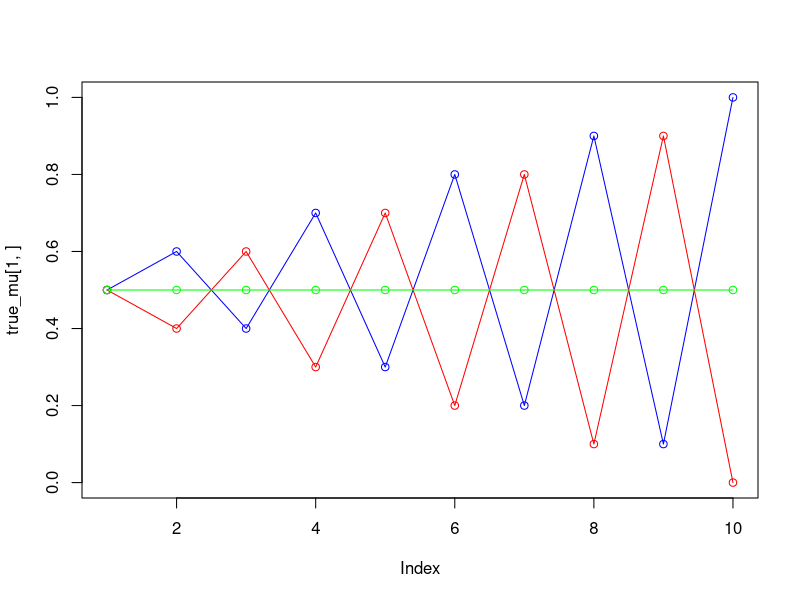
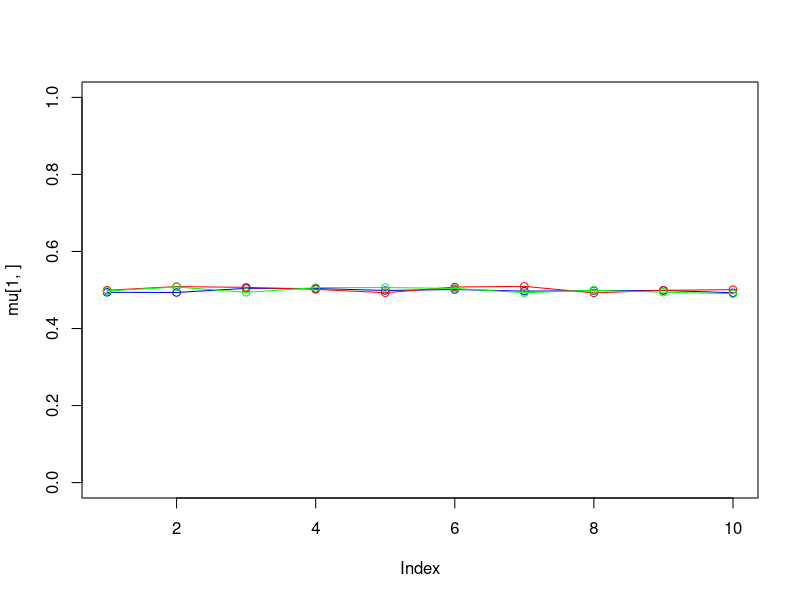
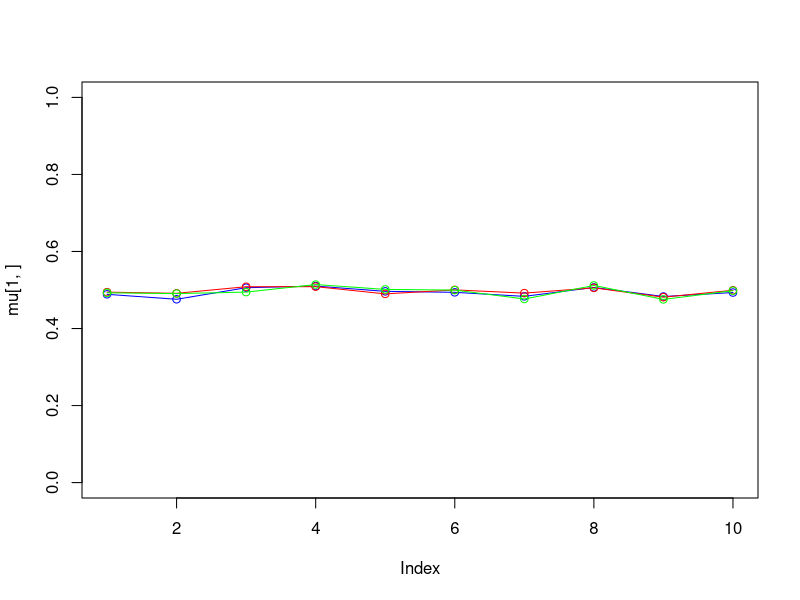
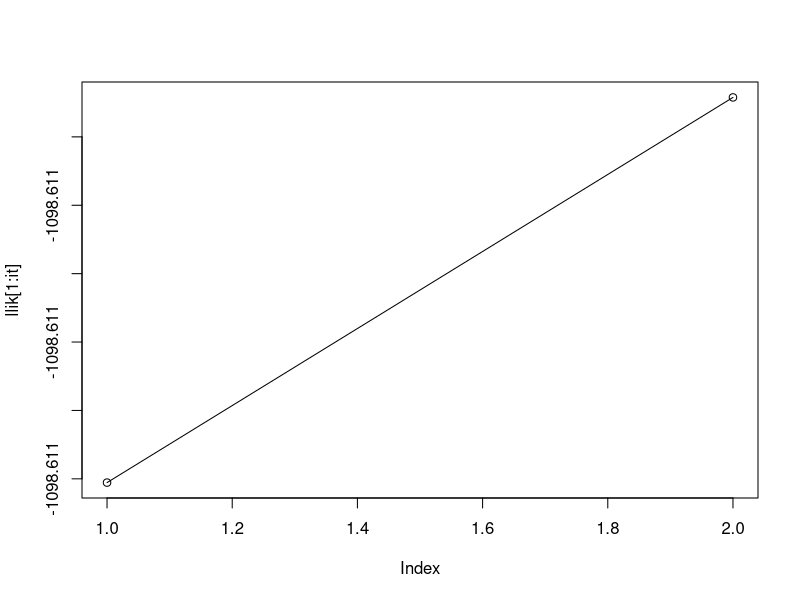

Reproduce these figures in R, in order.
###########################  Init code #########################################
rm(list = ls())
library(randomForest)
library(ggplot2)

###############  Assignment 1 Ensemble methods #################################

compare_method1 <- function(x1, x2) {
  return(x1 < x2)
}

compare_method2 <- function(x1, x2) {
  return(x1 < 0.5)
}

compare_method3 <- function(x1, x2) {
  return(x1 > 0.5 & x2 > 0.5)
}

ensemble_method <- function(record_number, tree_number, node_size, compare_method) {
  # init data set (copy from pdf file)
  set.seed(1234)

  x1 <- runif(record_number)
  x2 <- runif(record_number)
  trdata <- cbind(x1, x2)
  y <- as.numeric(compare_method(x1, x2))
  trlabels <- as.factor(y)
  #plot(x1, x2, col = (y + 1))

  # training the model using random forest
  rf_model <- randomForest(trdata, trlabels, ntree = tree_number,
                          nodesize = node_size, keep.forest = TRUE)

  rf_pred <- predict(rf_model, newdata = trdata, class = "classification")

  # calculate the misclassification rate
  misclassification_rate <- sum(as.numeric(rf_pred != trlabels)) /
  length(trlabels)

  cat("The misclassification rate for current tree is: ",
    misclassification_rate, "\n")

  # TODO: change the method of MSE if necessary
  mean_error_rate <- mean(rf_model$err.rate[, 1])
  cat("The mean error rate for current tree is: ", mean_error_rate, "\n")
}

# call the function
record_numbers <- c(100, 1000)
tree_numbers <- c(1, 10, 100)

node_size <- 25
# data record number = 100
ensemble_method(record_numbers[1], tree_numbers[1], node_size, compare_method1)
ensemble_method(record_numbers[1], tree_numbers[2], node_size, compare_method1)
ensemble_method(record_numbers[1], tree_numbers[3], node_size, compare_method1)

# data record number = 1000
ensemble_method(record_numbers[2], tree_numbers[1], node_size, compare_method2)
ensemble_method(record_numbers[2], tree_numbers[2], node_size, compare_method2)
ensemble_method(record_numbers[2], tree_numbers[3], node_size, compare_method2)

node_size <- 12
ensemble_method(record_numbers[2], tree_numbers[1], node_size, compare_method3)
ensemble_method(record_numbers[2], tree_numbers[2], node_size, compare_method3)
ensemble_method(record_numbers[2], tree_numbers[3], node_size, compare_method3)

# comment on the results
# 

###############  Assignment 2 MIXTURE MODELS ###################################

###########################  Init code #########################################
rm(list = ls())

# init data set (copy from pdf file)
set.seed(1234567890)

# max number of EM iterations
max_it <- 5

# min change in log lik between two consecutive iterations
min_change <- 0.1

# number of training points
n <- 1000

# number of dimensions
D <- 10

# training data
x <- matrix(nrow = n, ncol = D)

# true mixing coefficients
true_pi <- vector(length = 3)

# true conditional distributions
true_mu <- matrix(nrow = 3, ncol = D)

true_pi <- c(1 / 3, 1 / 3, 1 / 3)

true_mu[1, ] <- c(0.5, 0.6, 0.4, 0.7, 0.3, 0.8, 0.2, 0.9, 0.1, 1)
true_mu[2, ] <- c(0.5, 0.4, 0.6, 0.3, 0.7, 0.2, 0.8, 0.1, 0.9, 0)
true_mu[3, ] <- c(0.5, 0.5, 0.5, 0.5, 0.5, 0.5, 0.5, 0.5, 0.5, 0.5)

plot(true_mu[1, ], type = "o", col = "blue", ylim = c(0, 1))
points(true_mu[2, ], type = "o", col = "red")
points(true_mu[3, ], type = "o", col = "green")

# Producing the training data
for(i in 1:n) {
  m <- sample(1:3, 1, prob = true_pi)
  for(d in 1:D) {
    x[i, d] <- rbinom(1, 1, true_mu[m, d])
  }
}

M = 3 # number of clusters
w <- matrix(nrow = n, ncol = M) # weights
pi <- vector(length = M) # mixing coefficients
mu <- matrix(nrow = M, ncol = D) # conditional distributions
llik <- vector(length = max_it) # log likelihood of the EM iterations

# Random initialization of the parameters
pi <- runif(M, 0.49, 0.51)
pi <- pi / sum(pi)
for (m in 1:M) {
  mu[m, ] <- runif(D, 0.49, 0.51)
}

pi
mu

for(it in 1:max_it) {
  plot(mu[1,], type="o", col="blue", ylim=c(0,1))
  points(mu[2,], type="o", col="red")
  points(mu[3,], type="o", col="green")
  #points(mu[4,], type="o", col="yellow")
  #Sys.sleep(2)

  # E-step: Computation of the weights
  # TODO:Your code here
  for (i in 1:n) {
    for (m in 1:M) {
      w[i, m] <- pi[m] * prod(mu[m,]^x[i,] * (1 - mu[m,])^(1 - x[i,]))
    }
    w[i,] <- w[i,] / sum(w[i,])
  }


  #Log likelihood computation.
  #TODO: Your code here
  llik[it] <- sum(log(apply(w, 1, function(row) sum(row * pi))))

  cat("iteration: ", it, "log likelihood: ", llik[it], "\n")
  flush.console()

  # Stop if the lok likelihood has not changed significantly
  # TODO:Your code here
  if (it > 1 && abs(llik[it] - llik[it - 1]) < min_change) {
    cat("Converged.\n")
    break
  }

  #M-step: ML parameter estimation from the data and weights
  # TODO:Your code here
  for (m in 1:M) {
    pi[m] <- sum(w[, m]) / n
    mu[m, ] <- colSums(x * w[, m]) / sum(w[, m])
  }
}

pi
mu
plot(llik[1:it], type = "o")